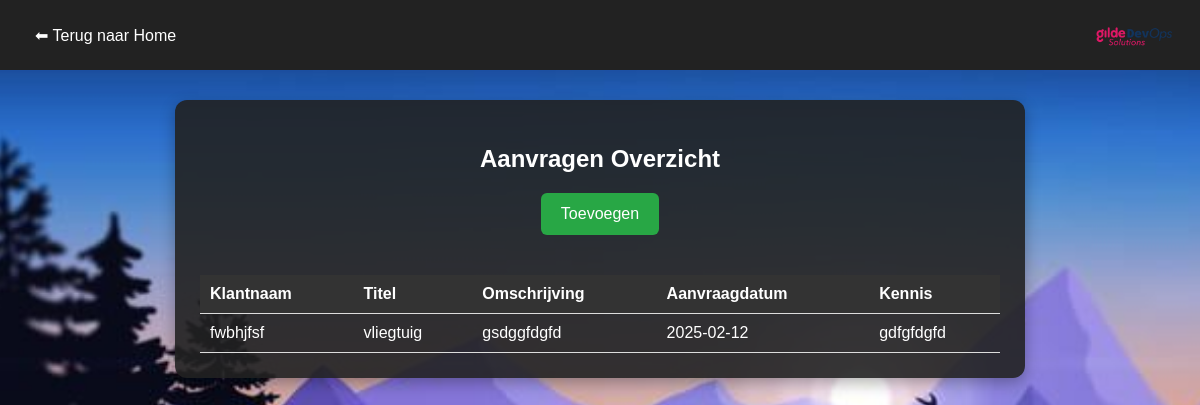
/aanvrageninfo.php, run on an earlier commit of the app's database.
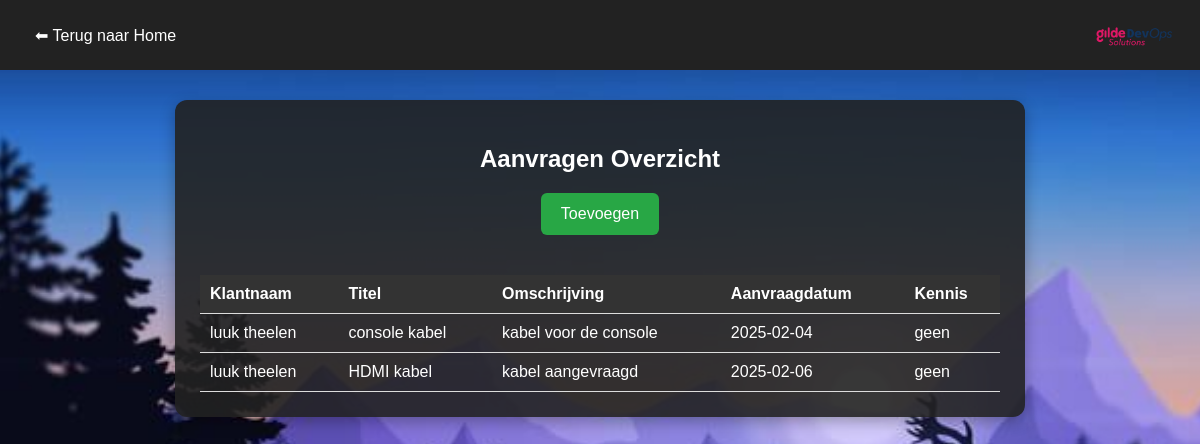
And on a later commit of the database.
### tables this page shows
CREATE TABLE IF NOT EXISTS `aanvragen` (
  `id` int NOT NULL AUTO_INCREMENT,
  `klantnaam` varchar(100) NOT NULL,
  `titel` varchar(150) NOT NULL,
  `omschrijving` text NOT NULL,
  `aanvraagdatum` date NOT NULL,
  `kennis` varchar(255) NOT NULL,
  `aanmaakdatum` timestamp NULL DEFAULT CURRENT_TIMESTAMP,
  PRIMARY KEY (`id`)
);

### aanvrageninfo.php (the view, shortened to what this page needs)
<?php
require 'config.php';
$conn = new mysqli($servername, $username, $password, $dbname);
$sql = "SELECT * FROM aanvragen";
$result = $conn->query($sql);
?>
<!DOCTYPE html>
<html lang="nl">
<head>
</head>
<body>
  <div class="navbar">
    <a href="index.html">⬅ Terug naar Home</a>
    <img src="images/devopslogo.png" alt="Logo">
  </div>
  <div class="container">
    <h2>Aanvragen Overzicht</h2>
    <div class="btn-add">
      <a href="aanvragen.html"><button>Toevoegen</button></a>
    </div>
<div style="overflow-x:auto;">
    <table>
      <thead>
        <tr>
          <th>Klantnaam</th>
          <th>Titel</th>
          <th>Omschrijving</th>
          <th>Aanvraagdatum</th>
          <th>Kennis</th>
        </tr>
      </thead>
      <tbody>
        <?php
          if ($result->num_rows > 0) {
              while ($row = $result->fetch_assoc()) {
                  echo "<tr>
                          <td>" . htmlspecialchars($row['klantnaam']) . "</td>
                          <td>" . htmlspecialchars($row['titel']) . "</td>
                          <td>" . htmlspecialchars($row['omschrijving']) . "</td>
                          <td>" . htmlspecialchars($row['aanvraagdatum']) . "</td>
                          <td>" . htmlspecialchars($row['kennis']) . "</td>
                        </tr>";
              }
          } else {
              echo "<tr><td colspan='5'>Geen aanvragen gevonden</td></tr>";
          }
        ?>
      </tbody>
    </table>
    </div>
  </div>
</body>
</html>

### aanvrageninfo.php (style rules this page uses)
body { background: url('images/Simple chill wallpaper 1920 x 1080 - Wallpaper.jpg') no-repeat center center fixed; background-size: cover; font-family: Arial, sans-serif; display: flex; flex-direction: column; align-items: center; margin: 0; padding: 0; }
.navbar { width: 100%; background: #222; padding: 15px; position: fixed; top: 0; left: 0; display: flex; justify-content: space-between; align-items: center; z-index: 1000; }
.navbar a { color: white; text-decoration: none; padding: 10px 20px; font-size: 16px; border-radius: 5px; }
.navbar img { height: 40px; width: auto; margin-left: auto; }
.container { background: rgba(34, 34, 34, 0.9); color: white; padding: 25px; border-radius: 12px; box-shadow: 0 5px 15px rgba(0, 0, 0, 0.3); width: 80%; max-width: 800px; margin-top: 100px; text-align: center; }
h2 { margin-bottom: 20px; }
table { width: 100%; border-collapse: collapse; margin-top: 20px; }
th, td { padding: 10px; text-align: left; border-bottom: 1px solid #ddd; }
th { background-color: #333; }
.btn-add { display: flex; justify-content: center; margin: 20px 0; }
.btn-add a button { background: #28a745; color: white; padding: 12px 20px; border: none; border-radius: 6px; font-size: 16px; cursor: pointer; transition: 0.3s; }

What changed in the data, as far as the page shows it:
removed aanvragen: klantnaam "fwbhjfsf", titel "vliegtuig", omschrijving "gsdggfdgfd", aanvraagdatum "2025-02-12", kennis "gdfgfdgfd"
added aanvragen: klantnaam "luuk theelen", titel "console kabel", omschrijving "kabel voor de console", aanvraagdatum "2025-02-04", kennis "geen"
added aanvragen: klantnaam "luuk theelen", titel "HDMI kabel", omschrijving "kabel aangevraagd", aanvraagdatum "2025-02-06", kennis "geen"
